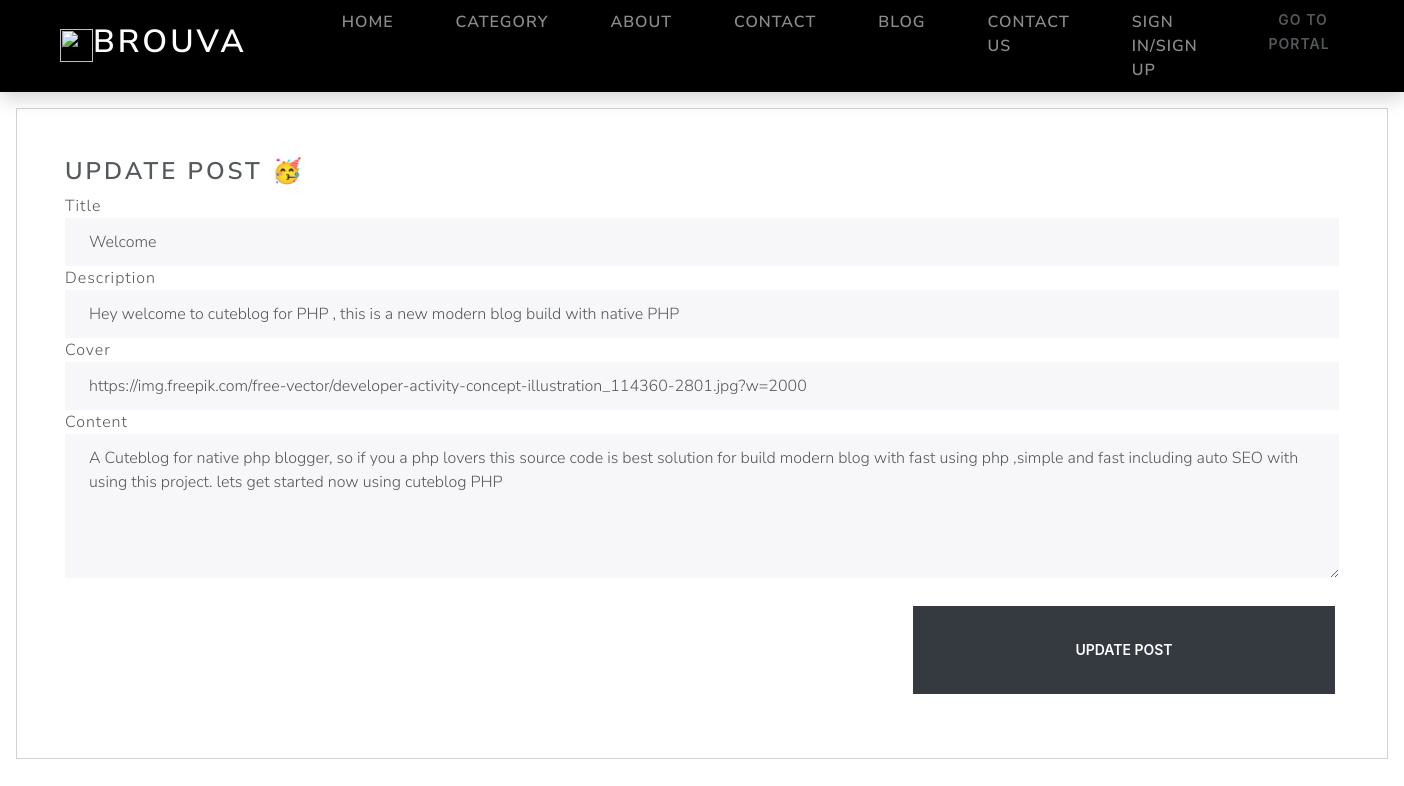
The page /widget/kiss.php?id=9 on the database its author committed.
### tables this page shows
CREATE TABLE `blog` (
  `id` int(11) NOT NULL AUTO_INCREMENT,
  `title` text NOT NULL,
  `description` text NOT NULL,
  `cover` text NOT NULL,
  `content` text NOT NULL,
  PRIMARY KEY (`id`)
);

### widget/cutes.php (called while the page is built, shortened)
<?php
$conn = mysqli_connect("localhost", "root", "Qweasdzxcrr11", "jobportal");
function query($query) {
	global $conn;
	$result = mysqli_query($conn, $query);
	$rows = [];
	while( $row = mysqli_fetch_assoc($result) ) {
		$rows[] = $row;
	}
	return $rows;
}
?>

### widget/kiss.php (the view, shortened to what this page needs)
<?php
require 'cutes.php';
$id = $_GET["id"];
$cute = query("SELECT * FROM blog WHERE ID = $id")[0];
?>
<?php include 'headblog.php' ?>
<div class="col-12 p-3">
<div class="card p-3 p-md-5">
<h3>Update Post 🥳</h3>
<form action="" method="post">
<label for="title">Title </label>
<input class="form-control" type="text" name="title" id="title" required value="<?= $cute["title"];?>">
<label for="description">Description </label>
<input class="form-control" type="text" name="description" id="description" required value="<?= $cute["description"];?>">
<label for="cover">Cover </label>
<input class="form-control" type="url" name="cover" id="cover" value="<?= $cute["cover"];?>">
<label for="content">Content </label>
<textarea class="form-control" rows="5" type="text" name="content" id="content"><?= $cute["content"];?></textarea>
<br/><div class="p-1"><button type="submit" class="float-end col-12 col-md-4 btn btn-lg btn-dark" name="submit">Update Post</button></div>
</form>
</div></div>

### mainNavbar.php (shortened to what this page needs)
<nav class="navbar navbar-expand-lg navbar-dark bg-black shadow sticky-top p-0 navbar-custom">
    <div class="container-fluid">
        <a href="index.php" class="navbar-brand d-flex align-items-center text-center py-0 px-4 px-lg-5">
            <img src="img/download.gif" style="width:33px;" alt="">
            <h1 class="text-white">brouva</h1>
        </a>
        <div class="collapse navbar-collapse" id="navbarCollapse">
            <ul class="navbar-nav ms-auto p-4 p-lg-0">
                <li class="nav-item"><a href="index.php" class="nav-link">Home</a></li>
                <li class="nav-item"><a href="index.php#category" class="nav-link">Category</a></li>
                <li class="nav-item"><a href="index.php#about" class="nav-link">About</a></li>
                <li class="nav-item"><a href="contact.php" class="nav-link">Contact</a></li>
                <li class="nav-item"><a href="blog-index.php" class="nav-link">Blog</a></li>
                <li class="nav-item"><a href="#contactus" class="nav-link">Contact Us</a></li>
                <?php
                if (isset($_SESSION['login_admin'])) {
                    $myusername = $_SESSION['login_admin'];
                    echo '<li class="nav-item"><a href="adminAccount.php" class="btn btn-primary rounded-0 py-4 px-lg-5 d-none d-lg-block">VIEW ACCOUNT<i class="fa fa-arrow-right ms-3"></i></a></li>';
                } else {
                    echo '<li class="nav-item"><a id="loginAnchor" class="nav-link" href="#" data-toggle="modal" data-target="#myEmployerModal">Sign In/Sign Up</a></li>';
                    echo '<li class="nav-item"><a href="jobs.php" class="btn btn-go-to-portal rounded-0 py-2 px-lg-4 d-none d-lg-block">GO TO PORTAL <i class="fa fa-arrow-right ms-2"></i></a></li>';
                }
                ?>
            </ul>
        </div>
    </div>
</nav>

### widget/headblog.php (shortened to what this page needs)
<?php include 'mainNavbar.php';?>
<!DOCTYPE html>
<html lang="en">
	<head>
<link <link href="mcss/bootstrap.min.css" rel="stylesheet">
<link href="mcss/style.css" rel="stylesheet">
</head>
<body>

### mcss/style.css (style rules this page uses)
:root { --primary: #6610f2; --secondary: #6610f2; --light: #EFFDF5; --dark: #2B3940; }
.btn { font-family: 'Inter', sans-serif; font-weight: 600; transition: .5s; }
.navBar .navBar-nav .nav-link { padding: 10px 15px; font-size: 16px; transition: .5s; }

### rows shown on the page
blog: title "Welcome", description "Hey welcome to cuteblog for PHP , this is a new modern blog build with native PHP", cover "https://img.freepik.com/free-vector/developer-activity-concept-illustration_114360-2801.jpg?w=2000", content "A Cuteblog for native php blogger, so if you a php lovers this source code is best solution for build modern blog with fast using php ,simple and fast including auto SEO with using this project. lets get started now using cuteblog PHP"
